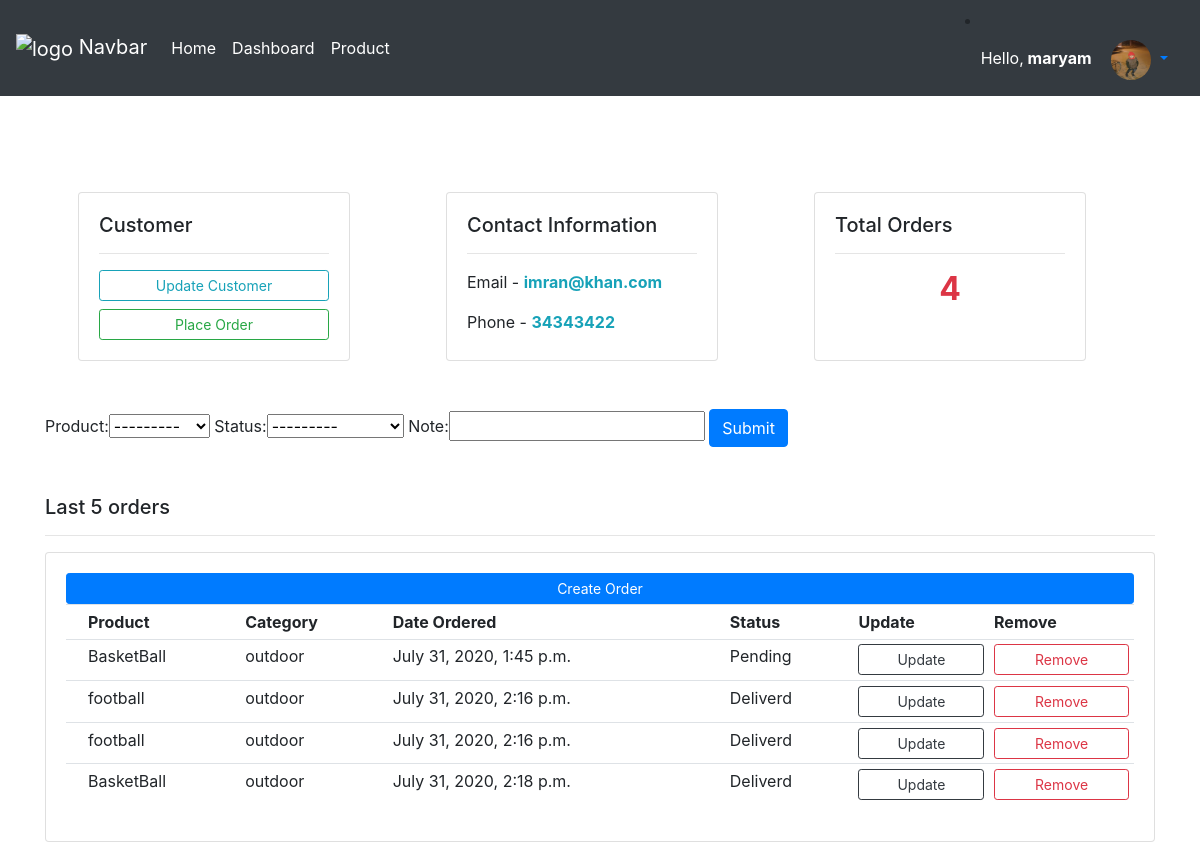
/customer/9/ (signed in), run on the app's committed database.
### accounts/models.py (models this page shows, shortened)
class Customer(models.Model):
    user = models.OneToOneField(User, null=True, blank=True, on_delete=models.CASCADE)
    name = models.CharField(max_length=40, null=True)
    phone = models.CharField(max_length=40, null=True)
    email = models.CharField(max_length=40, null=True)
    profile_pic = models.ImageField(default='default.jpg', null=True, blank=True)
    date_created = models.DateTimeField(auto_now_add=True ,null=True)

class Order(models.Model):
    status = (
        ('Pending','Pending'),
        ('Deliverd', 'Deliverd'),
        ('Out for delivary', 'out for delivary')
    )
    customer = models.ForeignKey(Customer, null=True, on_delete=models.CASCADE)
    product = models.ForeignKey(Product, null=True, on_delete=models.CASCADE)
    date_created = models.DateTimeField(auto_now_add=True ,null=True)
    status = models.CharField(max_length=200, null=True, choices=status)
    note = models.CharField(max_length=400, null=True)

class Product(models.Model):
    category = (
        ('indoor', 'indoor'),
        ('outdoor', 'outdoor')
    )
    name = models.CharField(max_length=40, null=True)
    price = models.FloatField(null=True)
    category =models.CharField(max_length=40, null=True, choices=category)
    description = models.CharField(max_length=200, null=True, blank=True)
    date_created = models.DateTimeField(auto_now_add=True ,null=True)
    tags = models.ManyToManyField(Tag)
    def __str__(self):
        return self.name

### accounts/decorators.py (the view)
        def wrapper_func(request, *args, **kwargs):
            group = None
            if request.user.groups.exists():
                group = request.user.groups.all()[0].name
            if group in allowed_user:
                view_functions(request, *args, **kwargs)
            else:
                return HttpResponse('You are not allowed to view this page ')
            return view_functions(request, *args, **kwargs)

### accounts/views.py (called while the page is built)
@user_allowed(allowed_user=['admin'])
def customer(request, pk):
    customer = Customer.objects.get(id=pk)
    orders = customer.order_set.all()
    form_filter = OrderFilter(request.GET, queryset = orders)
    orders = form_filter.qs
    total_order = orders.count()
    context = {
        'customer':customer,
        'orders':orders,
        'total_order':total_order,
        'form_filter':form_filter
    }
    return render(request, 'accounts/customer.html', context)

### accounts/templates/accounts/customer.html
{% extends 'accounts/main.html' %}
{% block content %}
<div class="row">
    <div class="card m-5 " style="width: 17rem;">
        <div class="card-body">
            <h5 class="card-title">Customer</h5>
            <hr>
            <a href="{% url 'update-customer' customer.pk %}" class="btn btn-outline-info btn-sm btn-block" >Update Customer</a>
            <a href="{% url 'create-order' customer.pk %}" class="btn btn-outline-success btn-sm btn-block" >Place Order</a>
        </div>
    </div>
    <div class="card m-5 " style="width: 17rem;">
        <div class="card-body">
            <h5 class="card-title">Contact Information</h5>
            <hr>
            <p class="card-text">Email - <b class="text-info" >{{customer.email}}</b></p>
            <p class="card-text">Phone - <b class="text-info" >{{customer.phone}}</b></p>
        </div>
    </div>
    <div class="card m-5 " style="width: 17rem;">
        <div class="card-body">
            <h5 class="card-title">Total Orders</h5>
            <hr>
            <h2 class="card-text text-center text-lg"> <b class="text-danger">{{total_order}}</b> </h2>
        </div>
    </div>
</div>
<div class="car">
    <form action="">
        {{form_filter.form}}
        <button class="btn btn-primary">Submit</button>
    </form>
</div><br><br>
<div class="row">
    <div class="col">
        <h5>Last 5 orders</h5>
        <hr>
        <div class="card card-body">
            <a href="" class="btn btn-primary btn-sm btn-block"> Create Order </a>
            <table class="table table-sm">
                <tr>
                    <th></th>
                    <th>Product</th>
                    <th>Category</th>
                    <th>Date Ordered</th>
                    <th>Status</th>
                    <th>Update</th>
                    <th>Remove</th>
                </tr>
                {% for order in orders %}
                <tr>
                    <td></td>
                    <td>{{ order.product.name }}</td>
                    <td>{{ order.product.category }}</td>
                    <td>{{ order.date_created }}</td>
                    <td>{{ order.status }}</td>
                    <td><a href="" class="btn btn-outline-dark btn-sm btn-block">Update</a></th>
                    <td> <a href="" class="btn btn-outline-danger btn-sm btn-block">Remove</a> </th>
                </tr>
                {% endfor %}
            </table>
        </div>
    </div>
</div>
{% endblock content %}

### accounts/templates/accounts/navbar.html (shortened to what this page needs)
<nav class="navbar navbar-expand-lg dark-light bg-dark">
    <a class="navbar-brand text-white" href="#">
        <img src="https://s3.eu-central-1.amazonaws.com/bootstrapbaymisc/blog/24_days_bootstrap/logo_white.png"
            width="30" height="30" alt="logo">
        Navbar
    </a>
    <div class="collapse navbar-collapse" id="navbarNav">
        {% if request.user.is_staff %}
        <ul class="navbar-nav">
            <li class="nav-item active">
                <a class="nav-link text-white" href="#">Home <span class="sr-only">(current)</span></a>
            </li>
            <li class="nav-item">
                <a class="nav-link text-white" href="{% url 'dashboards' %}">Dashboard</a>
            </li>
            <li class="nav-item">
                <a class="nav-link text-white" href="{% url 'products' %}">Product</a>
            </li>
        </ul>
        {% endif %}
    </div>
    {% if user.is_authenticated %}
    <li class="nav-item dropdown">
        <a class="nav-link dropdown-toggle" href="#" id="navbarDropdownMenuLink" role="button" data-toggle="dropdown"
            aria-haspopup="true" aria-expanded="false">
            <p class="d-inline pr-3 text-white">Hello,<b> {{ user.username }} </b></p>
            <img src="{{request.user.customer.profile_pic.url}}" width="40"
                height="40" class="rounded-circle">
        </a>
    </li>
    {% else %}
        <li class="nav-item">
            <a href="{% url 'user-login' %}"><button class="btn btn-success">  Login </button></a>
            <a href="{% url 'user-registration' %}"><button class="btn btn-info">  Register </button></a>
        </li>
    {% endif %}
</nav><br><br>

### data on the page
Customer: email "imran@khan.com", phone "34343422"
Order: product.name "BasketBall", product.category "outdoor", date_created "July 31, 2020, 1:45 p.m.", status "Pending"
Order: product.name "football", product.category "outdoor", date_created "July 31, 2020, 2:16 p.m.", status "Deliverd"
Order: product.name "football", product.category "outdoor", date_created "July 31, 2020, 2:16 p.m.", status "Deliverd"
Order: product.name "BasketBall", product.category "outdoor", date_created "July 31, 2020, 2:18 p.m.", status "Deliverd"

### other printed values
{{ user.username }} "maryam"
{{ total_order }} "4"
